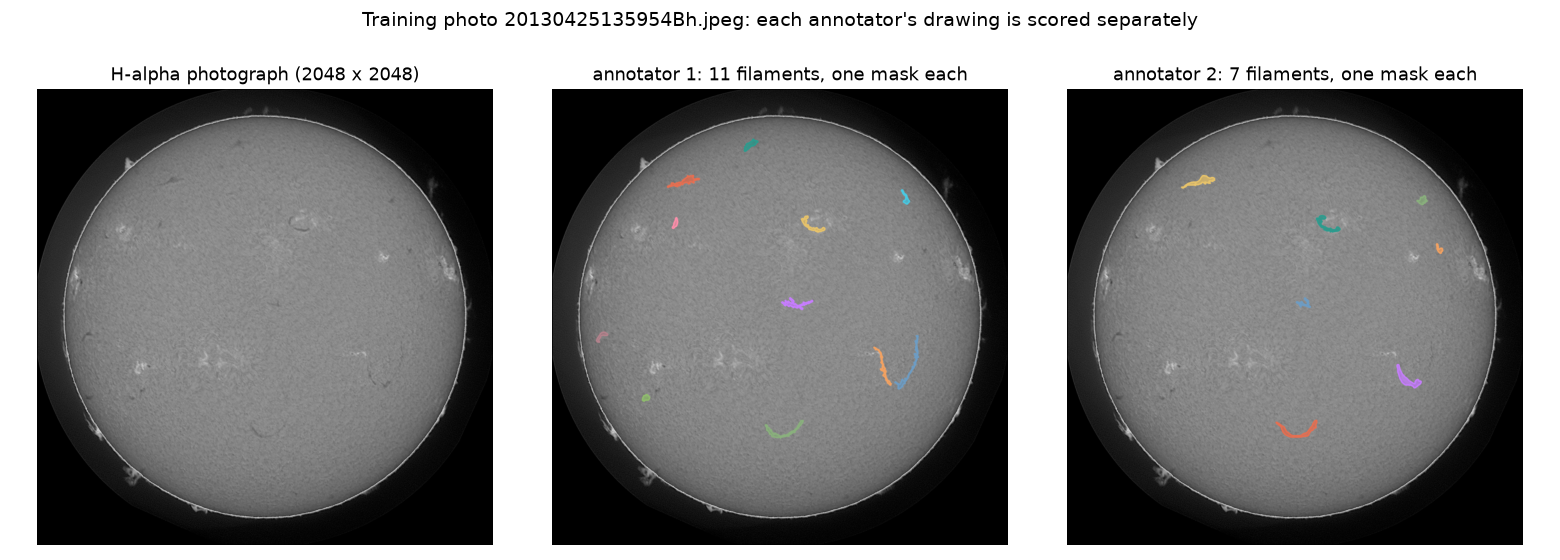

Write Python code to recreate this figure.
"""reference/figures/task_example.png: one training photo and its two annotators' filaments (README, task presentation).

    python reference/figures/task_example.py [photo file name]      (reads the competition data through src/paths.py)
"""
import json
import sys
from pathlib import Path

import cv2
import matplotlib
matplotlib.use("Agg")
import matplotlib.pyplot as plt
import numpy as np
from pycocotools import mask as mu

sys.path.insert(0, str(Path(__file__).resolve().parents[2]))
from src import paths  # noqa: E402

PHOTO = sys.argv[1] if len(sys.argv) > 1 else "20130425135954Bh.jpeg"
# Fixed-order categorical colours, one per filament of an annotator.
COLOURS = ["#2a9d8f", "#e76f51", "#e9c46a", "#8ab17d", "#f4a261", "#6d9dc5", "#c77dff", "#ff8fab", "#48cae4", "#b5838d",
           "#90be6d", "#f9844a"]


def filaments(coco, record_id, h, w):
    out = []
    for a in coco["annotations"]:
        if a["image_id"] != record_id:
            continue
        seg = json.loads(a["segmentation"]) if isinstance(a["segmentation"], str) else a["segmentation"]
        polygons = [p for p in seg if len(p) >= 6]
        if polygons:
            out.append(mu.decode(mu.merge(mu.frPyObjects(polygons, h, w))))
    return out


def main():
    coco = json.loads(paths.ANNOTATIONS.read_text())
    records = sorted(r["id"] for r in coco["images"] if r["file_name"] == PHOTO)
    gray = cv2.imread(str(paths.TRAIN_IMAGES / PHOTO), cv2.IMREAD_GRAYSCALE)
    h, w = gray.shape
    rgb = np.repeat(gray[..., None], 3, axis=2).astype(np.float32) / 255
    panels = [("H-alpha photograph (2048 x 2048)", rgb)]
    for k, rid in enumerate(records[:2], 1):
        img = rgb.copy()
        masks = filaments(coco, rid, h, w)
        for i, m in enumerate(masks):
            colour = np.array(matplotlib.colors.to_rgb(COLOURS[i % len(COLOURS)]))
            img[m > 0] = 0.25 * img[m > 0] + 0.75 * colour
            contours, _ = cv2.findContours(m, cv2.RETR_EXTERNAL, cv2.CHAIN_APPROX_NONE)
            cv2.drawContours(img, contours, -1, tuple(float(c) for c in colour), 6)
        panels.append((f"annotator {k}: {len(masks)} filaments, one mask each", img))
    fig, axes = plt.subplots(1, len(panels), figsize=(5.2 * len(panels), 5.6), dpi=100)
    for ax, (title, img) in zip(axes, panels):
        ax.imshow(cv2.resize(img, (900, 900), interpolation=cv2.INTER_AREA))
        ax.set_title(title, fontsize=13)
        ax.axis("off")
    fig.suptitle(f"Training photo {PHOTO}: each annotator's drawing is scored separately", fontsize=14)
    fig.tight_layout(rect=(0, 0, 1, 0.93))
    out = Path(__file__).with_suffix(".png")
    fig.savefig(out, dpi=100, facecolor="white")
    print(out, f"{out.stat().st_size / 1e3:.0f} kB")


if __name__ == "__main__":
    main()
